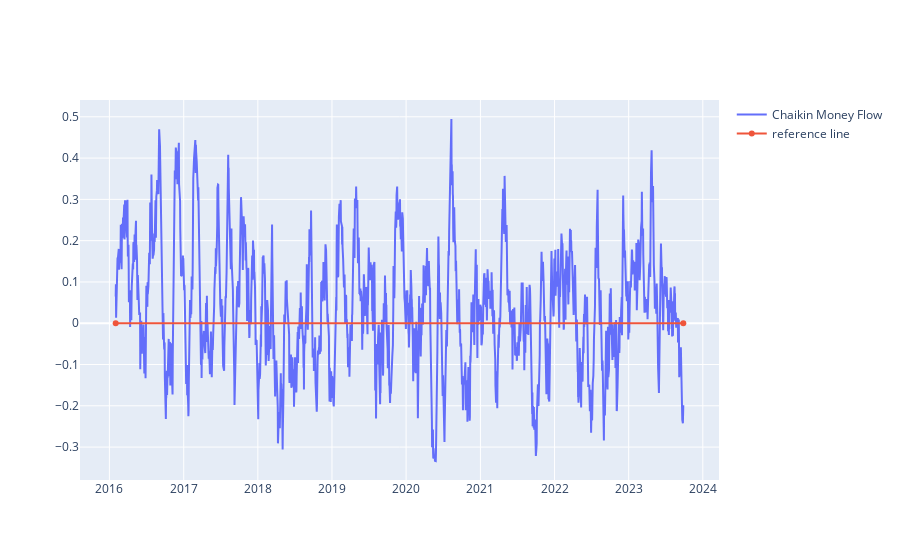

Here is the notebook cell this chart was saved with:
### Code cell
chaikin_money_flow=ti.chaikinMoneyFlow()
fig=go.Figure()
fig.add_trace(
    go.Scatter(
        x=pd.to_datetime(chaikin_money_flow['dates']),
        y=chaikin_money_flow['chaikin_money_flow'],
        name='Chaikin Money Flow'
    )
)
fig.add_trace(
    go.Scatter(
        x=[pd.to_datetime(chaikin_money_flow['dates'][0]),pd.to_datetime(chaikin_money_flow['dates'][-1])],
        y=[0,0],
        name='reference line'
    )
)

### Figure 1 — Plotly figure (JSON) as saved in the notebook; plotly's stock layout.template omitted (floating-point values rounded to 4 significant figures; data arrays with more than 128 entries replaced by an {"elided": "..."} marker saying what was removed)
{"data": [{"name": "Chaikin Money Flow", "type": "scatter", "x": {"elided": "1928 str values"}, "y": {"elided": "1929 float values"}}, {"name": "reference line", "type": "scatter", "x": ["2016-02-01T00:00:00", "2023-09-27T00:00:00"], "y": [0, 0]}], "layout": {}}
